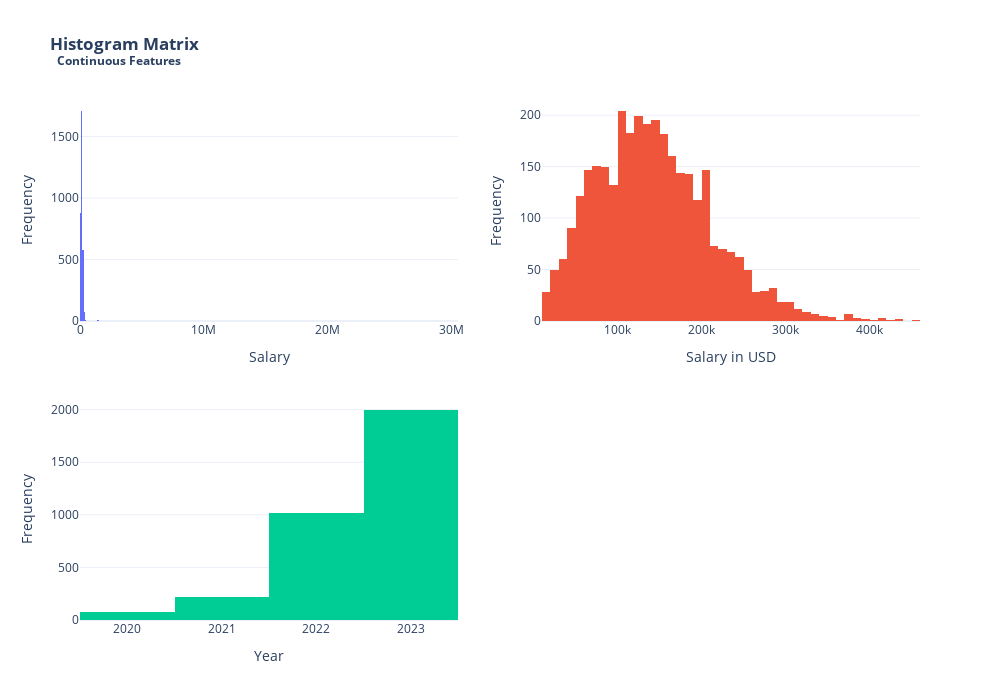

Notebook code cell kept with this figure:
### Markdown cell above
<span style="font-size: 20px">Let's start our analysis by looking at Histograms and Boxplots of the continuous features.</span>

### Code cell
continuous_features = ['Salary', 'Salary in USD', 'Year']
plot_histogram_matrix(df[continuous_features])

### Figure 1 — Plotly figure (JSON) as saved in the notebook; plotly's stock layout.template omitted (floating-point values rounded to 4 significant figures; data arrays with more than 128 entries replaced by an {"elided": "..."} marker saying what was removed)
{"data": [{"name": "Salary", "type": "histogram", "x": {"elided": "3300 int values"}, "xaxis": "x", "yaxis": "y"}, {"name": "Salary in USD", "type": "histogram", "x": {"elided": "3300 int values"}, "xaxis": "x2", "yaxis": "y2"}, {"name": "Year", "type": "histogram", "x": {"elided": "3300 int values"}, "xaxis": "x3", "yaxis": "y3"}], "layout": {"height": 700, "margin": {"l": 80, "t": 100}, "showlegend": false, "title": {"text": "<b>Histogram Matrix<br> <sup> Continuous Features</sup></b>"}, "width": 1000, "xaxis": {"anchor": "y", "domain": [0.0, 0.45], "title": {"text": "Salary"}}, "xaxis2": {"anchor": "y2", "domain": [0.55, 1.0], "title": {"text": "Salary in USD"}}, "xaxis3": {"anchor": "y3", "domain": [0.0, 0.45], "title": {"text": "Year"}}, "xaxis4": {"anchor": "y4", "domain": [0.55, 1.0]}, "yaxis": {"anchor": "x", "domain": [0.575, 1.0], "title": {"text": "Frequency"}}, "yaxis2": {"anchor": "x2", "domain": [0.575, 1.0], "title": {"text": "Frequency"}}, "yaxis3": {"anchor": "x3", "domain": [0.0, 0.425], "title": {"text": "Frequency"}}, "yaxis4": {"anchor": "x4", "domain": [0.0, 0.425]}}}
